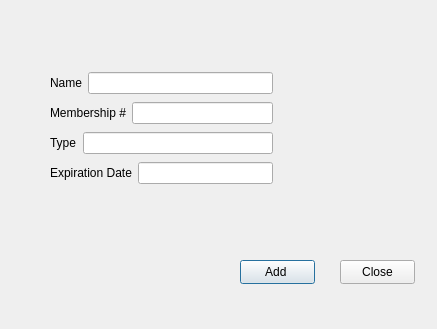
<?xml version="1.0" encoding="UTF-8"?>
<ui version="4.0">
 <class>addItem</class>
 <widget class="QDialog" name="addItem">
  <property name="geometry">
   <rect>
    <x>0</x>
    <y>0</y>
    <width>437</width>
    <height>329</height>
   </rect>
  </property>
  <property name="windowTitle">
   <string>Dialog</string>
  </property>
  <widget class="QPushButton" name="pushButton">
   <property name="geometry">
    <rect>
     <x>240</x>
     <y>260</y>
     <width>75</width>
     <height>24</height>
    </rect>
   </property>
   <property name="text">
    <string>Add </string>
   </property>
  </widget>
  <widget class="QPushButton" name="pushButton_2">
   <property name="geometry">
    <rect>
     <x>340</x>
     <y>260</y>
     <width>75</width>
     <height>24</height>
    </rect>
   </property>
   <property name="text">
    <string>Close</string>
   </property>
  </widget>
  <widget class="QWidget" name="">
   <property name="geometry">
    <rect>
     <x>50</x>
     <y>70</y>
     <width>223</width>
     <height>116</height>
    </rect>
   </property>
   <layout class="QVBoxLayout" name="verticalLayout">
    <item>
     <layout class="QHBoxLayout" name="horizontalLayout">
      <item>
       <widget class="QLabel" name="label">
        <property name="text">
         <string>Name</string>
        </property>
       </widget>
      </item>
      <item>
       <widget class="QLineEdit" name="nameEdit"/>
      </item>
     </layout>
    </item>
    <item>
     <layout class="QHBoxLayout" name="horizontalLayout_2">
      <item>
       <widget class="QLabel" name="label_2">
        <property name="text">
         <string>Membership #</string>
        </property>
       </widget>
      </item>
      <item>
       <widget class="QLineEdit" name="memberNumberEdit"/>
      </item>
     </layout>
    </item>
    <item>
     <layout class="QHBoxLayout" name="horizontalLayout_3">
      <item>
       <widget class="QLabel" name="label_3">
        <property name="text">
         <string>Type</string>
        </property>
       </widget>
      </item>
      <item>
       <widget class="QLineEdit" name="typeEdit"/>
      </item>
     </layout>
    </item>
    <item>
     <layout class="QHBoxLayout" name="horizontalLayout_4">
      <item>
       <widget class="QLabel" name="label_4">
        <property name="text">
         <string>Expiration Date</string>
        </property>
       </widget>
      </item>
      <item>
       <widget class="QLineEdit" name="expirationEdit"/>
      </item>
     </layout>
    </item>
   </layout>
  </widget>
 </widget>
 <resources/>
 <connections>
  <connection>
   <sender>pushButton_2</sender>
   <signal>clicked()</signal>
   <receiver>addItem</receiver>
   <slot>close()</slot>
   <hints>
    <hint type="sourcelabel">
     <x>380</x>
     <y>280</y>
    </hint>
    <hint type="destinationlabel">
     <x>400</x>
     <y>303</y>
    </hint>
   </hints>
  </connection>
 </connections>
</ui>
